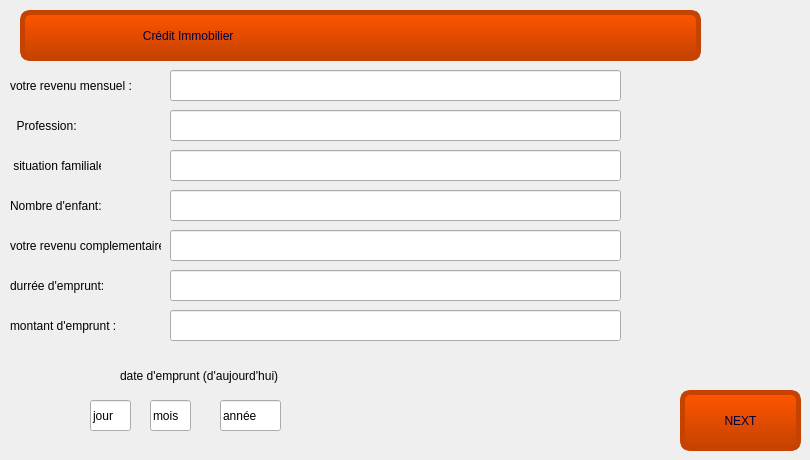
    <widget class="QWidget" name="page_2">
     <widget class="QPushButton" name="pushButton_3">
      <property name="geometry">
       <rect>
        <x>680</x>
        <y>390</y>
        <width>121</width>
        <height>61</height>
       </rect>
      </property>
      <property name="cursor">
       <cursorShape>OpenHandCursor</cursorShape>
      </property>
      <property name="styleSheet">
       <string notr="true">color: rgb(0, 0, 58);
 border: none;
font: 18pt &quot;Sitka Small&quot;;
padding:10px 15px;
background-color: qlineargradient(x1: 0, y1: 0, x2: 0, y2: 1, stop: 0  rgb(255, 85, 0), stop: 1 rgb(198, 66, 0));
border-style: solid;
border-color: rgb(198, 66, 0);
border-width: 5px;
border-radius: 10px;</string>
      </property>
      <property name="text">
       <string>NEXT</string>
      </property>
     </widget>
     <widget class="QLabel" name="label_14">
      <property name="geometry">
       <rect>
        <x>20</x>
        <y>10</y>
        <width>681</width>
        <height>51</height>
       </rect>
      </property>
      <property name="styleSheet">
       <string notr="true">color: rgb(0, 0, 58);
 border: none;
font: 18pt &quot;Sitka Small&quot;;
padding:10px 15px;
background-color: qlineargradient(x1: 0, y1: 0, x2: 0, y2: 1, stop: 0  rgb(255, 85, 0), stop: 1 rgb(198, 66, 0));
border-style: solid;
border-color: rgb(198, 66, 0);
border-width: 5px;
border-radius: 10px;</string>
      </property>
      <property name="text">
       <string>                              Crédit Immobilier</string>
      </property>
     </widget>
     <widget class="QLabel" name="label_15">
      <property name="geometry">
       <rect>
        <x>10</x>
        <y>70</y>
        <width>131</width>
        <height>31</height>
       </rect>
      </property>
      <property name="styleSheet">
       <string notr="true"/>
      </property>
      <property name="inputMethodHints">
       <set>Qt::ImhUrlCharactersOnly</set>
      </property>
      <property name="text">
       <string>votre revenu mensuel :</string>
      </property>
     </widget>
     <widget class="QLabel" name="label_16">
      <property name="geometry">
       <rect>
        <x>10</x>
        <y>110</y>
        <width>91</width>
        <height>31</height>
       </rect>
      </property>
      <property name="styleSheet">
       <string notr="true"/>
      </property>
      <property name="text">
       <string>  Profession:</string>
      </property>
     </widget>
     <widget class="QLabel" name="label_17">
      <property name="geometry">
       <rect>
        <x>10</x>
        <y>150</y>
        <width>91</width>
        <height>31</height>
       </rect>
      </property>
      <property name="styleSheet">
       <string notr="true"/>
      </property>
      <property name="text">
       <string> situation familiale:</string>
      </property>
     </widget>
     <widget class="QLabel" name="label_18">
      <property name="geometry">
       <rect>
        <x>10</x>
        <y>190</y>
        <width>91</width>
        <height>31</height>
       </rect>
      </property>
      <property name="styleSheet">
       <string notr="true"/>
      </property>
      <property name="text">
       <string>Nombre d'enfant:</string>
      </property>
     </widget>
     <widget class="QLineEdit" name="lineEdit_1">
      <property name="geometry">
       <rect>
        <x>170</x>
        <y>70</y>
        <width>451</width>
        <height>31</height>
       </rect>
      </property>
     </widget>
     <widget class="QLineEdit" name="lineEdit_2">
      <property name="geometry">
       <rect>
        <x>170</x>
        <y>110</y>
        <width>451</width>
        <height>31</height>
       </rect>
      </property>
     </widget>
     <widget class="QLineEdit" name="lineEdit_3">
      <property name="geometry">
       <rect>
        <x>170</x>
        <y>150</y>
        <width>451</width>
        <height>31</height>
       </rect>
      </property>
     </widget>
     <widget class="QLineEdit" name="lineEdit_7">
      <property name="geometry">
       <rect>
        <x>170</x>
        <y>190</y>
        <width>451</width>
        <height>31</height>
       </rect>
      </property>
     </widget>
     <widget class="QLabel" name="label_29">
      <property name="geometry">
       <rect>
        <x>10</x>
        <y>230</y>
        <width>151</width>
        <height>31</height>
       </rect>
      </property>
      <property name="styleSheet">
       <string notr="true"/>
      </property>
      <property name="inputMethodHints">
       <set>Qt::ImhUrlCharactersOnly</set>
      </property>
      <property name="text">
       <string>votre revenu complementaire:</string>
      </property>
     </widget>
     <widget class="QLineEdit" name="lineEdit_14">
      <property name="geometry">
       <rect>
        <x>170</x>
        <y>230</y>
        <width>451</width>
        <height>31</height>
       </rect>
      </property>
     </widget>
     <widget class="QLineEdit" name="lineEdit_16">
      <property name="geometry">
       <rect>
        <x>170</x>
        <y>270</y>
        <width>451</width>
        <height>31</height>
       </rect>
      </property>
     </widget>
     <widget class="QLabel" name="label_31">
      <property name="geometry">
       <rect>
        <x>10</x>
        <y>270</y>
        <width>151</width>
        <height>31</height>
       </rect>
      </property>
      <property name="styleSheet">
       <string notr="true"/>
      </property>
      <property name="inputMethodHints">
       <set>Qt::ImhUrlCharactersOnly</set>
      </property>
      <property name="text">
       <string>durrée d'emprunt:</string>
      </property>
     </widget>
     <widget class="QLabel" name="label_34">
      <property name="geometry">
       <rect>
        <x>10</x>
        <y>310</y>
        <width>151</width>
        <height>31</height>
       </rect>
      </property>
      <property name="styleSheet">
       <string notr="true"/>
      </property>
      <property name="inputMethodHints">
       <set>Qt::ImhUrlCharactersOnly</set>
      </property>
      <property name="text">
       <string>montant d'emprunt :</string>
      </property>
     </widget>
     <widget class="QLabel" name="label_35">
      <property name="geometry">
       <rect>
        <x>120</x>
        <y>360</y>
        <width>161</width>
        <height>31</height>
       </rect>
      </property>
      <property name="styleSheet">
       <string notr="true"/>
      </property>
      <property name="inputMethodHints">
       <set>Qt::ImhUrlCharactersOnly</set>
      </property>
      <property name="text">
       <string>date d'emprunt (d'aujourd'hui)</string>
      </property>
     </widget>
     <widget class="QLineEdit" name="lineEdit_19">
      <property name="geometry">
       <rect>
        <x>170</x>
        <y>310</y>
        <width>451</width>
        <height>31</height>
       </rect>
      </property>
     </widget>
     <widget class="QLineEdit" name="lineEdit_20">
      <property name="geometry">
       <rect>
        <x>90</x>
        <y>400</y>
        <width>41</width>
        <height>31</height>
       </rect>
      </property>
      <property name="text">
       <string>jour</string>
      </property>
     </widget>
     <widget class="QLineEdit" name="lineEdit_21">
      <property name="geometry">
       <rect>
        <x>150</x>
        <y>400</y>
        <width>41</width>
        <height>31</height>
       </rect>
      </property>
      <property name="text">
       <string>mois</string>
      </property>
     </widget>
     <widget class="QLineEdit" name="lineEdit_23">
      <property name="geometry">
       <rect>
        <x>220</x>
        <y>400</y>
        <width>61</width>
        <height>31</height>
       </rect>
      </property>
      <property name="text">
       <string>année</string>
      </property>
     </widget>
    </widget>
